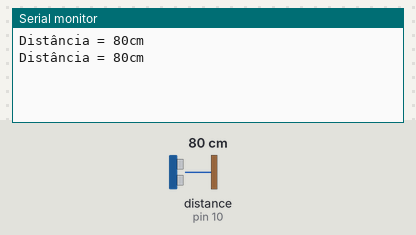
Bench run of a sketch on a simulated Arduino Uno, built with avr-gcc and run on an emulated ATmega328P. Shown: the last lines printed to the serial monitor. The test bench sets the inputs (shaded band); at power-on: distance to the obstacle (sensor on pin 10) 80 cm. The echo pulse lasts 58.3 µs per cm.

Above: at 1.8 s.
1.9 s: distance to the obstacle (sensor on pin 10) set to 2 cm
At 2.8 s:
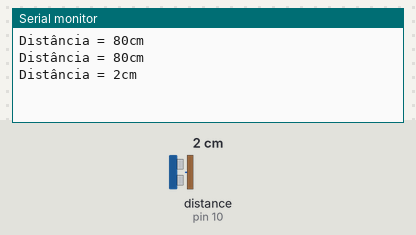
3.4 s: distance to the obstacle (sensor on pin 10) set to 4 cm
At 4.8 s:
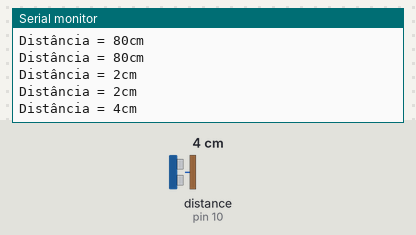
Timing chart, 0 to 6.4 s (numbered marks = the images above; inputs shaded):
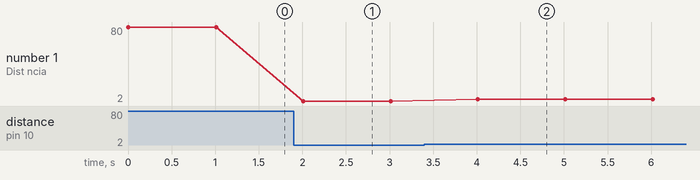

The sketch:

testedistancia.ino
```cpp
#include <Ultrasonic.h> //Inclui a biblioteca do ultrassônico
//Ultrasonic ultrassom(13, 12); //Cria o objeto ultrassom, do tipo Ultrassonic, e define os pinos onde está ligado o TRIG(pino 5) e o ECHO(pino 4) respectivamente
Ultrasonic ultrassom(11, 10);


long distancia; //cria a variável distancia do tipo long

void setup() {
  Serial.begin(9600); //Inicializa a comunicação serial, com velocidade de comunicação de 9600
}

void loop(){
  distancia = ultrassom.Ranging(CM);//ultrassom.Ranging(CM) retorna a distancia em centímetros(CM)
  Serial.print("Distância = ");//Imprime na serial o texto "Distância = "
  Serial.print(distancia); //Imprime na serial o valor da variável distancia
  Serial.println("cm"); //Imprime na serial o texto "cm"
  delay(1000); //Intervalo de 1 segundo
}
```

Measured:
- after the input at 1.9 s, the serial monitor: prints a new line after 0.11 s (image 1)
- after the input at 3.4 s, the serial monitor: prints a new line after 0.61 s (image 2)
- plotted number 1: 80 → 2 after the input at 1.9 s, 2 → 4 after the input at 3.4 s
